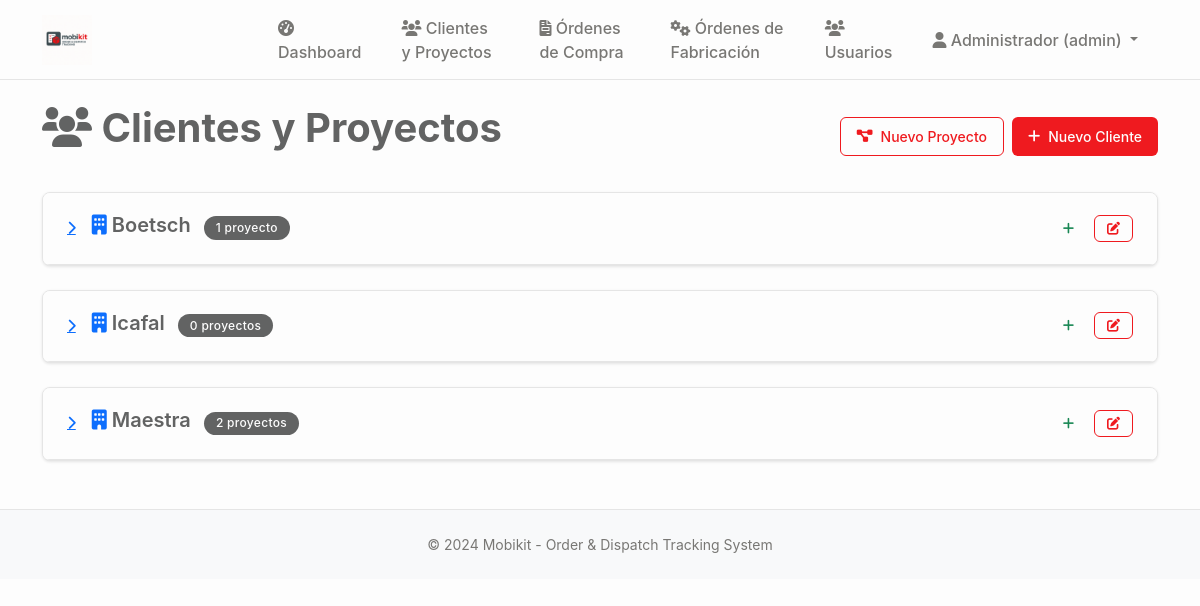
Screenshot of /clientes (signed in) with the database file from the repository.
### tables this page shows
CREATE TABLE usuarios (
    id INTEGER PRIMARY KEY AUTOINCREMENT,
    username TEXT UNIQUE NOT NULL,
    password_hash TEXT NOT NULL,
    rol TEXT NOT NULL CHECK (rol IN ('admin', 'general', 'diseñador', 'operación', 'embalaje', 'despacho')),
    nombre TEXT NOT NULL,
    apellido TEXT,
    email TEXT UNIQUE,
    telefono TEXT,
    area_id INTEGER,
    activo BOOLEAN DEFAULT TRUE,
    ultimo_acceso TIMESTAMP,
    created_at TIMESTAMP DEFAULT CURRENT_TIMESTAMP,
    updated_at TIMESTAMP DEFAULT CURRENT_TIMESTAMP,
    FOREIGN KEY (area_id) REFERENCES areas (id)
);

CREATE TABLE clientes (
    id INTEGER PRIMARY KEY AUTOINCREMENT,
    nombre TEXT NOT NULL,
    rut TEXT UNIQUE,
    email TEXT,
    telefono TEXT,
    direccion TEXT,
    ciudad TEXT,
    region TEXT,
    contacto_principal TEXT,
    observaciones TEXT,
    activo BOOLEAN DEFAULT TRUE,
    created_at TIMESTAMP DEFAULT CURRENT_TIMESTAMP,
    updated_at TIMESTAMP DEFAULT CURRENT_TIMESTAMP
);

### main.py (the view)
@app.route('/clientes')
@login_required
def clientes():
    conn = sqlite3.connect('mobikit.db')
    cursor = conn.cursor()
    cursor.execute('''
        SELECT c.id, c.nombre, c.rut, c.email, c.telefono, c.direccion,
               c.ciudad, c.region, c.contacto_principal, c.observaciones,
               COUNT(p.id) as total_proyectos
        FROM clientes c
        LEFT JOIN proyectos p ON c.id = p.cliente_id
        WHERE c.activo = TRUE
        GROUP BY c.id, c.nombre, c.rut, c.email, c.telefono, c.direccion,
                 c.ciudad, c.region, c.contacto_principal, c.observaciones
        ORDER BY c.nombre ASC
    ''')
    clientes_raw = cursor.fetchall()
    clientes_con_proyectos = []
    for cliente in clientes_raw:
        cliente_info = {
            'id': cliente[0],
            'nombre': cliente[1],
            'rut': cliente[2],
            'email': cliente[3],
            'telefono': cliente[4],
            'direccion': cliente[5],
            'ciudad': cliente[6],
            'region': cliente[7],
            'contacto_principal': cliente[8],
            'observaciones': cliente[9],
            'total_proyectos': cliente[10],
            'proyectos': []
        }
        cursor.execute('''
            SELECT p.id, p.codigo, p.nombre, p.descripcion, p.estado,
                   p.estado_proyecto, p.fecha_estimada_inicio, p.monto_neto_provision,
                   p.monto_neto_instalacion, u.nombre as diseñador_nombre,
                   p.prioridad, p.diseñador_id, p.observaciones
            FROM proyectos p
            LEFT JOIN usuarios u ON p.diseñador_id = u.id
            WHERE p.cliente_id = ?
            ORDER BY
                CASE p.estado_proyecto
                    WHEN 'pendiente_presupuesto' THEN 1
                    WHEN 'presupuestado' THEN 2
                    WHEN 'adjudicado' THEN 3
                    ELSE 4
                END,
                p.created_at DESC
        ''', (cliente_info['id'],))
        proyectos = cursor.fetchall()
        for proyecto in proyectos:
            proyecto_dict = {
                'id': proyecto[0],
                'codigo': proyecto[1],
                'nombre': proyecto[2],
                'descripcion': proyecto[3],
                'estado': proyecto[4],
                'estado_proyecto': proyecto[5] or 'pendiente_presupuesto',
                'fecha_estimada_inicio': proyecto[6],
                'monto_neto_provision': proyecto[7],
                'monto_neto_instalacion': proyecto[8],
                'diseñador_nombre': proyecto[9],
                'prioridad': proyecto[10] or 'media',
                'diseñador_id': proyecto[11],
                'observaciones': proyecto[12]
            }
            cliente_info['proyectos'].append(proyecto_dict)
        clientes_con_proyectos.append(cliente_info)
    cursor.execute('SELECT id, nombre FROM clientes WHERE activo = TRUE ORDER BY nombre ASC')
    clientes_disponibles = cursor.fetchall()
    cursor.execute('SELECT id, nombre FROM usuarios WHERE rol = "diseñador" AND activo = TRUE ORDER BY nombre ASC')
    diseñadores_disponibles = cursor.fetchall()
    conn.close()
    return render_template('clientes.html',
                         clientes_con_proyectos=clientes_con_proyectos,
                         clientes_disponibles=clientes_disponibles,
                         diseñadores_disponibles=diseñadores_disponibles)

### main.py (called while the page is built)
def login_required(f):
    @wraps(f)
    def decorated_function(*args, **kwargs):
        if 'user_id' not in session:
            return redirect(url_for('login'))
        return f(*args, **kwargs)
    return decorated_function

### templates/clientes.html (shortened to what this page needs)
{% extends "base.html" %}
{% block content %}
<div class="d-flex justify-content-between align-items-center mb-4">
    <h1><i class="fas fa-users"></i> Clientes y Proyectos</h1>
    {% if session.user_role in ['admin', 'general'] %}
    <div class="d-flex gap-2">
        <button type="button" class="btn btn-outline-primary" data-bs-toggle="modal" data-bs-target="#nuevoProyectoModal">
            <i class="fas fa-project-diagram"></i> Nuevo Proyecto
        </button>
        <button type="button" class="btn btn-primary" data-bs-toggle="modal" data-bs-target="#nuevoClienteModal">
            <i class="fas fa-plus"></i> Nuevo Cliente
        </button>
    </div>
    {% endif %}
</div>
{% if clientes_con_proyectos %}
    {% for cliente in clientes_con_proyectos %}
    <div class="card mb-4">
        <div class="card-header">
            <div class="d-flex justify-content-between align-items-center">
                <div class="d-flex align-items-center">
                    <button class="btn btn-link p-0 me-3" type="button" data-bs-toggle="collapse"
                            data-bs-target="#cliente-{{ cliente.id }}" aria-expanded="false">
                        <i class="fas fa-chevron-right" id="chevron-{{ cliente.id }}"></i>
                    </button>
                    <div>
                        <h5 class="mb-0">
                            <i class="fas fa-building text-primary"></i> {{ cliente.nombre }}
                            <span class="badge bg-secondary ms-2">{{ cliente.total_proyectos }} proyecto{{ 's' if cliente.total_proyectos != 1 else '' }}</span>
                        </h5>
                    </div>
                </div>
                <div class="d-flex gap-2">
                    {% if session.user_role in ['admin', 'general', 'diseñador'] %}
                    <button type="button" class="btn btn-sm btn-outline-success"
                            onclick="nuevoProyecto({{ cliente.id }}, '{{ cliente.nombre }}')" title="Nuevo proyecto">
                        <i class="fas fa-plus"></i>
                    </button>
                    {% endif %}
                    {% if session.user_role in ['admin', 'general'] %}
                    <button type="button" class="btn btn-sm btn-outline-primary"
                            onclick="editarCliente({{ cliente.id }}, '{{ cliente.nombre }}', '{{ cliente.rut or '' }}', '{{ cliente.email or '' }}', '{{ cliente.telefono or '' }}', '{{ cliente.direccion or '' }}', '{{ cliente.ciudad or '' }}', '{{ cliente.region or '' }}', '{{ cliente.contacto_principal or '' }}', '{{ cliente.observaciones or '' }}')"
                            title="Editar cliente">
                        <i class="fas fa-edit"></i>
                    </button>
                    {% endif %}
                </div>
            </div>
        </div>
    </div>
    {% endfor %}
{% endif %}
{% endblock %}

### templates/base.html (shortened to what this page needs)
<!DOCTYPE html>
<html lang="es">
<head>
    <link href="https://cdn.jsdelivr.net/npm/bootstrap@5.1.3/dist/css/bootstrap.min.css" rel="stylesheet">
    <link href="https://cdnjs.cloudflare.com/ajax/libs/font-awesome/6.0.0/css/all.min.css" rel="stylesheet">
    <link href="{{ url_for('static', filename='css/style.css') }}" rel="stylesheet">
</head>
<body>
    <nav class="navbar navbar-expand-lg navbar-dark bg-primary">
        <div class="container">
            <a class="navbar-brand" href="{{ url_for('dashboard') }}">
                <img src="{{ url_for('static', filename='img/mobikit-logo.png') }}" alt="Mobikit Logo" style="height: 60px; width: auto; object-fit: contain; max-width: 200px;">
            </a>
            {% if session.user_id %}
            <div class="collapse navbar-collapse" id="navbarNav">
                <ul class="navbar-nav me-auto">
                    <li class="nav-item">
                        <a class="nav-link" href="{{ url_for('dashboard') }}">
                            <i class="fas fa-tachometer-alt"></i> Dashboard
                        </a>
                    </li>
                    <li class="nav-item">
                        <a class="nav-link" href="{{ url_for('clientes') }}">
                            <i class="fas fa-users"></i> Clientes y Proyectos
                        </a>
                    </li>
                    <li class="nav-item">
                        <a class="nav-link {% if request.endpoint == 'ordenes_compra' %}active{% endif %}" href="{{ url_for('ordenes_compra') }}">
                            <i class="fas fa-file-invoice"></i> Órdenes de Compra
                        </a>
                    </li>
                    <li class="nav-item">
                        <a class="nav-link {% if request.endpoint == 'ordenes_fabricacion' %}active{% endif %}" href="{{ url_for('ordenes_fabricacion') }}">
                            <i class="fas fa-cogs"></i> Órdenes de Fabricación
                        </a>
                    </li>
                    {% if session.user_role == 'admin' %}
                    <li class="nav-item">
                        <a class="nav-link" href="{{ url_for('usuarios') }}">
                            <i class="fas fa-users"></i> Usuarios
                        </a>
                    </li>
                    {% endif %}
                </ul>
                <ul class="navbar-nav">
                    <li class="nav-item dropdown">
                        <a class="nav-link dropdown-toggle" href="#" id="navbarDropdown" role="button" data-bs-toggle="dropdown">
                            <i class="fas fa-user"></i> {{ session.user_name }} ({{ session.user_role }})
                        </a>
                    </li>
                </ul>
            </div>
            {% endif %}
        </div>
    </nav>
    <main class="container mt-4">
        {% block content %}{% endblock %}
    </main>
    <footer class="bg-light mt-5 py-4">
        <div class="container text-center">
            <p class="mb-0">&copy; 2024 Mobikit - Order & Dispatch Tracking System</p>
        </div>
    </footer>
</body>
</html>

### static/css/style.css (style rules this page uses)
:root { --mobikit-red: #EF1A1F; --mobikit-red-light: #F58B8F; --mobikit-red-dark: #C7161A; --mobikit-gray: #626363; --mobikit-gray-logo: #626363; --mobikit-light-gray: #8C8C8C; --mobikit-dark-gray: #4A4A4A; --mobikit-white: #FDFDFD; --mobikit-light-bg: #FAFAFA; --mobikit-border: #E5E5E5; --mobikit-hover: #F5F5F5; --mobikit-text-light: #787774; --mobikit-sidebar: #F7F6F3; --mobikit-cocinas: #EF1A1F; --mobikit-closet: #626363; --mobikit-success: #22C55E; --mobikit-warning: #F59E0B; --mobikit-info: #626363; --mobikit-danger: #EF1A1F; }
* { box-sizing: border-box; }
body { font-family: -apple-system, BlinkMacSystemFont, 'Segoe UI', Roboto, 'Helvetica Neue', Arial, sans-serif; background-color: var(--mobikit-white); color: var(--mobikit-gray); line-height: 1.5; margin: 0; padding: 0; }
.navbar { background-color: var(--mobikit-white) !important; border-bottom: 1px solid var(--mobikit-border); padding: 0.75rem 1.5rem; box-shadow: none; height: 80px; position: sticky; top: 0; z-index: 1000; }
.navbar-brand { font-weight: 600; color: var(--mobikit-gray) !important; font-size: 1.3rem; display: flex; align-items: center; gap: 0.75rem; text-transform: lowercase; }
.navbar-brand img { max-height: 60px; width: auto; object-fit: contain; max-width: 200px; }
.nav-link { color: var(--mobikit-text-light) !important; font-weight: 500; padding: 0.5rem 1rem !important; border-radius: 6px; transition: all 0.2s ease; margin: 0 0.25rem; }
h1 { font-size: 2.5rem; font-weight: 700; color: var(--mobikit-gray); margin-bottom: 1rem; line-height: 1.2; }
h4, h5, h6 { font-weight: 600; color: var(--mobikit-gray); margin-bottom: 0.5rem; }
.card { background-color: var(--mobikit-white); border: 1px solid var(--mobikit-border); border-radius: 8px; box-shadow: 0 1px 3px rgba(0, 0, 0, 0.1); margin-bottom: 1.5rem; overflow: hidden; transition: all 0.2s ease; }
.card-header { background-color: var(--mobikit-white); border-bottom: 1px solid var(--mobikit-border); padding: 1.25rem 1.5rem; font-weight: 600; color: var(--mobikit-gray); font-size: 1.1rem; }
.btn { font-weight: 500; border-radius: 6px; padding: 0.5rem 1rem; font-size: 0.875rem; border: none; cursor: pointer; transition: all 0.2s ease; display: inline-flex; align-items: center; gap: 0.5rem; }
.btn-primary { background-color: var(--mobikit-red); color: var(--mobikit-white); }
.btn-outline-primary { background-color: transparent; color: var(--mobikit-red); border: 1px solid var(--mobikit-red); }
.btn-sm { padding: 0.375rem 0.75rem; font-size: 0.8125rem; }
.badge { font-weight: 500; padding: 0.35rem 0.75rem; border-radius: 20px; font-size: 0.75rem; letter-spacing: 0.025em; color: var(--mobikit-white) !important; }
.badge.bg-secondary { background-color: var(--mobikit-info) !important; }
a { color: var(--mobikit-red); text-decoration: none; }
footer { background-color: var(--mobikit-hover); color: var(--mobikit-text-light); text-align: center; padding: 2rem 0; margin-top: 3rem; border-top: 1px solid var(--mobikit-border); font-size: 0.875rem; }

### rows the page displays
usuarios: user_name "Administrador"
clientes: nombre "Boetsch", total_proyectos "1"
clientes: nombre "Icafal", total_proyectos "0", total_proyectos "s"
clientes: nombre "Maestra", total_proyectos "2", total_proyectos "s"

### other values shown
{{ session.user_role }} "admin"
